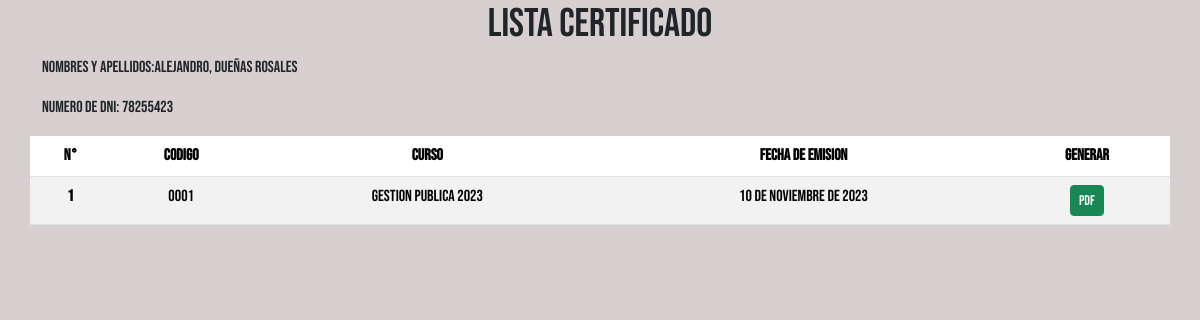
The app's page /persona/buscar/78255423/ with its own data.
### persona/models.py (models this page shows, shortened)
class Persona(models.Model):
  dni_regex = RegexValidator(regex=r'^\+?1?\d{8}', message = ("Debe de ingresar los 8 digitos de DNI"))
  nombres = models.CharField(max_length=100, null=True)
  apellidos = models.CharField(max_length=250, null=True)
  dni = models.CharField(validators=[dni_regex], max_length=8, unique=True)
  correo = models.EmailField(max_length=254, unique=True)
  curso= models.CharField(max_length=255, unique=True)
  n_certificado = models.CharField(verbose_name='N° Certificado', max_length=5, null=True)
  fecha_emision = models.DateField(verbose_name="Fecha de Emision", default=datetime.date.today, blank=True, null=True)
  slug = AutoSlugField(populate_from=concatenar_cert_uuid, unique=True, editable=False)

### persona/views.py (the view)
# urls.py: path("buscar/<str:dni>/", PersonaFindView.as_view(), name="buscar"),
class PersonaFindView(View):
  template_name = 'persona/buscar_persona.html'
  def get(self, request, dni, *args, **kwargs):
    try:
      persona = Persona.objects.get(dni=dni)
      return render(request, self.template_name, {'persona': persona})
    except Persona.DoesNotExist:
      return render(request, self.template_name, {'error_message': 'Persona no encontrada'})

### persona/templates/persona/buscar_persona.html
{% extends "base.html" %}
{% block content %}
<h1 class="text-center">LISTA CERTIFICADO</h1>
<div class="container">
  <div class="row">
    <p> Nombres y Apellidos:{{ persona.nombres }}, {{ persona.apellidos }} </p>
    <p>Numero de DNI: {{persona.dni}} </p>
    <table class="table table-striped">
      <thead>
        <tr class="text-center">
          <th scope="col">N°</th>
          <th scope="col">Codigo</th>
          <th scope="col">Curso</th>
          <th scope="col">Fecha de Emision</th>
          <th scope="col">Generar</th>
        </tr>
      </thead>
      <tbody>
        <tr class="text-center">
          <th scope="row">{{ persona.id }}</th>
          <td> {{ persona.n_certificado }} </td>
          <td>{{ persona.curso }}</td>
          <td>{{ persona.fecha_emision }}</td>
          <td><button type="button" class="btn btn-success btn-sm"onclick="window.location='{% url 'persona:pdf' persona.n_certificado %}'">PDF</button></td>
        </tr>
      </tbody>
    </table>
  </div>
</div>
{% endblock %}

### static/css/style.css (style rules this page uses)
body { background-color: rgb(216, 208, 208); font-family: 'Bebas Neue', sans-serif; }

### records on screen
Persona: nombres "Alejandro", apellidos "Dueñas Rosales", dni "78255423", id "1", n_certificado "0001", curso "GESTION PUBLICA 2023", fecha_emision "10 de noviembre de 2023"
